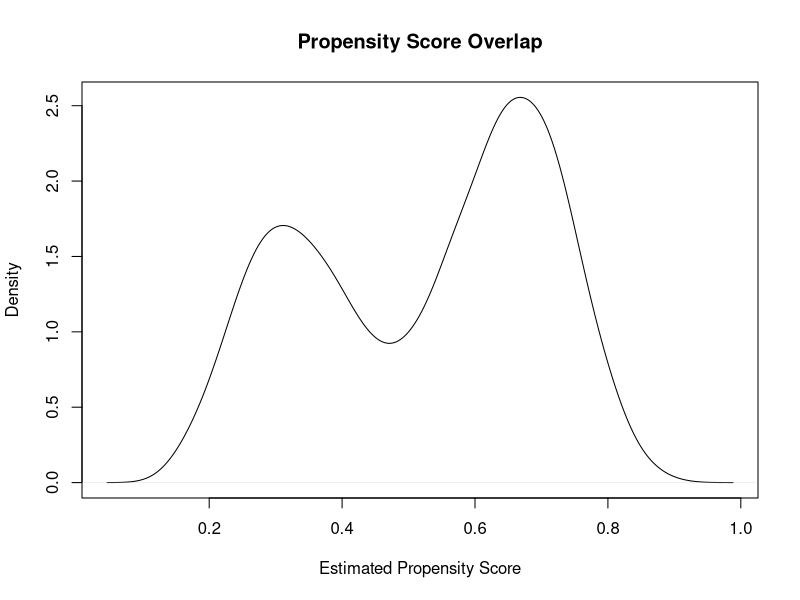

Write R code to recreate this figure.
## ---- chunk 1
set.seed(2025)

n <- 5000
age <- rnorm(n, 75, 6)
cvd <- rbinom(n, 1, plogis(0.1 * (age - 70)))

# Treatment assignment with confounding
A <- rbinom(n, 1, plogis(-1 + 0.07 * (age - 70) + 1.2 * cvd))

# Potential outcomes generated under each treatment
risk <- plogis(-2 + 0.5*A + 0.08*(age - 70) + 0.9*cvd)
Y <- rbinom(n, 1, risk)

dat <- data.frame(age, cvd, A, Y)
## ---- chunk 2
mod <- glm(Y ~ A + age + cvd, family = binomial, data = dat)
## ---- chunk 3
dat1 <- transform(dat, A = 1)
dat0 <- transform(dat, A = 0)

p1 <- predict(mod, newdata = dat1, type = "response")
p0 <- predict(mod, newdata = dat0, type = "response")
## ---- chunk 4
ate_gcomp <- mean(p1 - p0)
ate_gcomp
## ---- chunk 5
plot(density(predict(glm(A ~ age + cvd, family = binomial, data = dat), type = "response")),
     main = "Propensity Score Overlap", xlab = "Estimated Propensity Score")

ps <- predict(glm(A ~ age + cvd, family = binomial, data = dat), type = "response")
